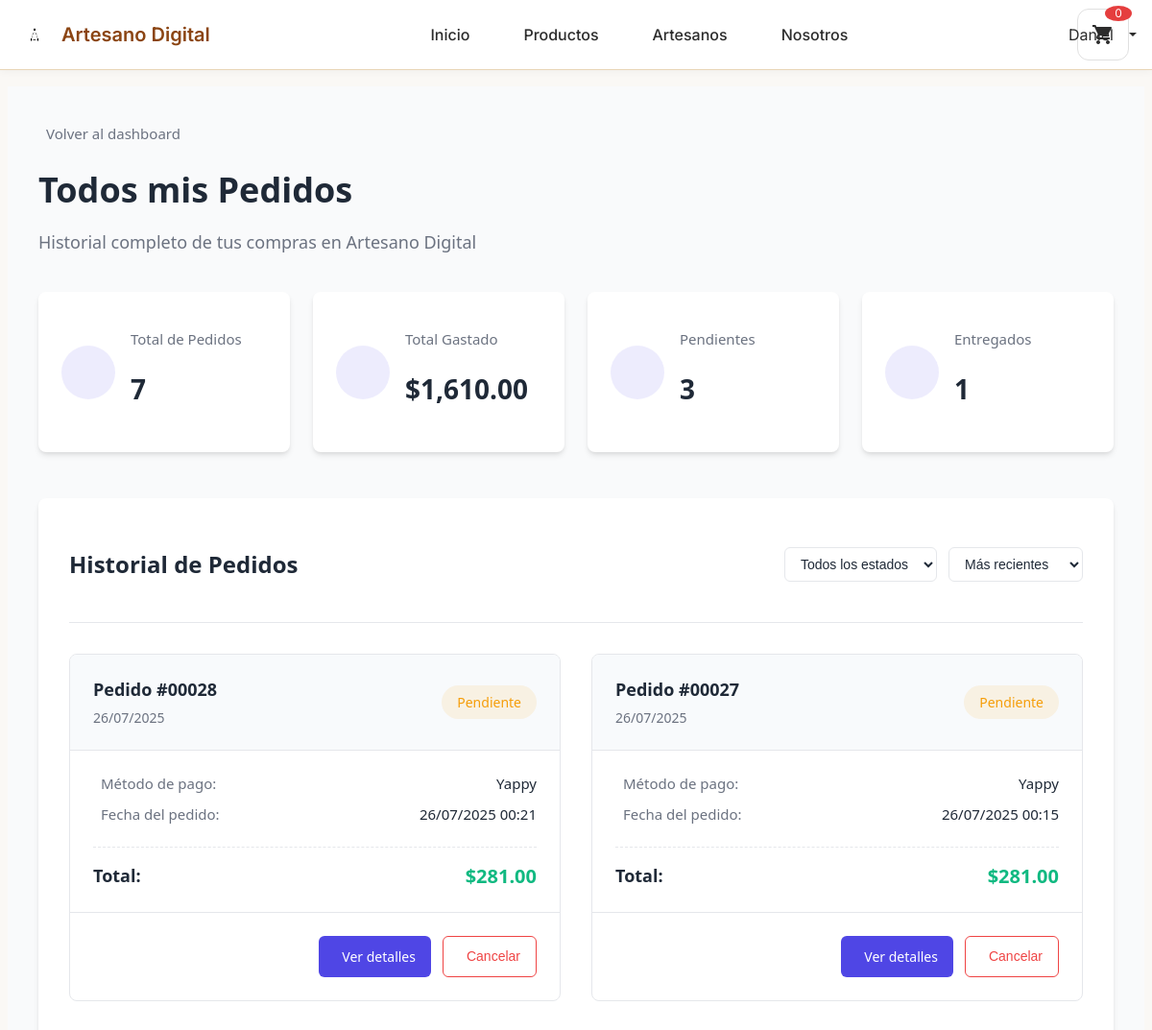
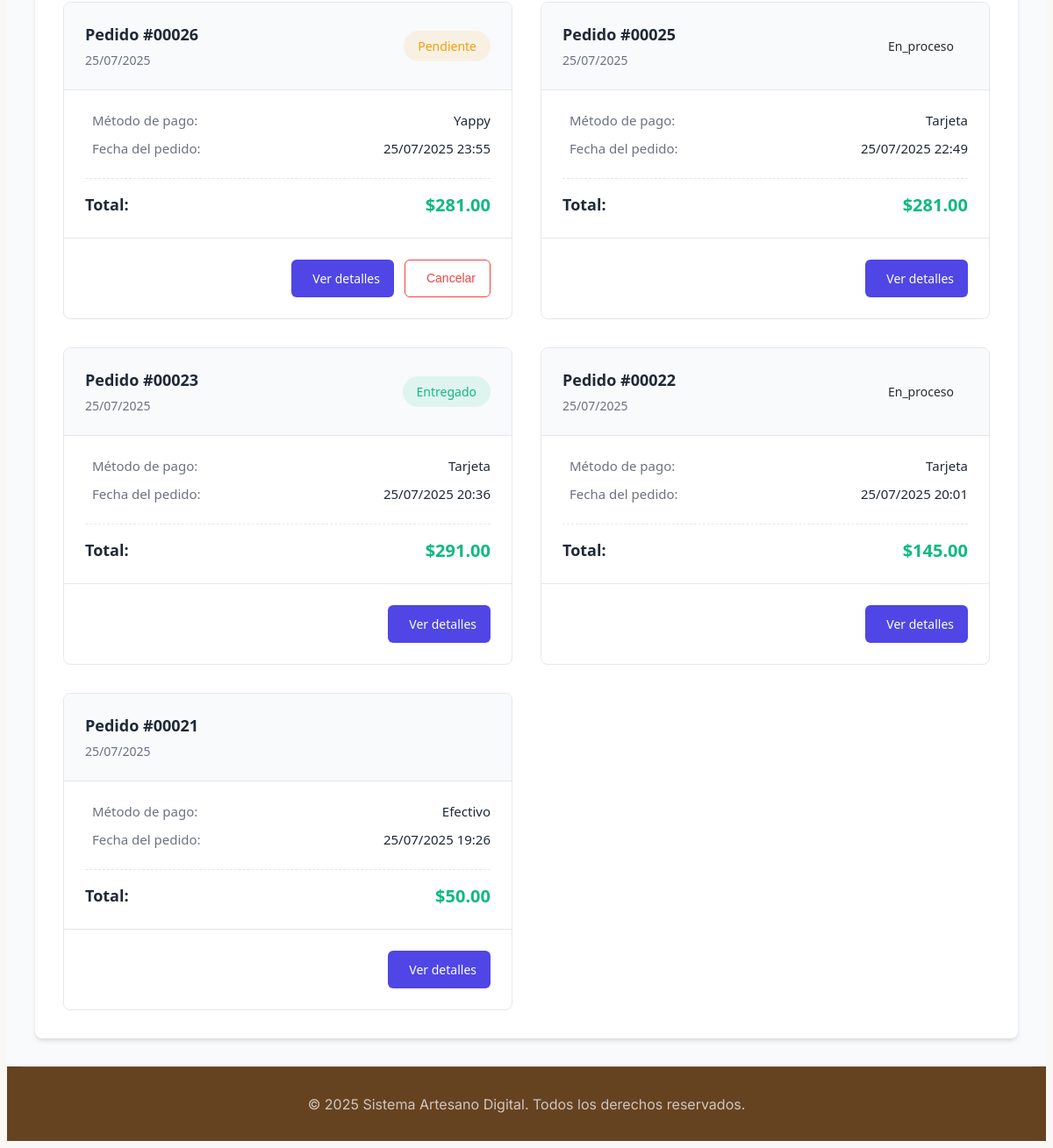
Before: /cliente/pedidos (signed in) with the older database file (2 pictures, top to bottom).
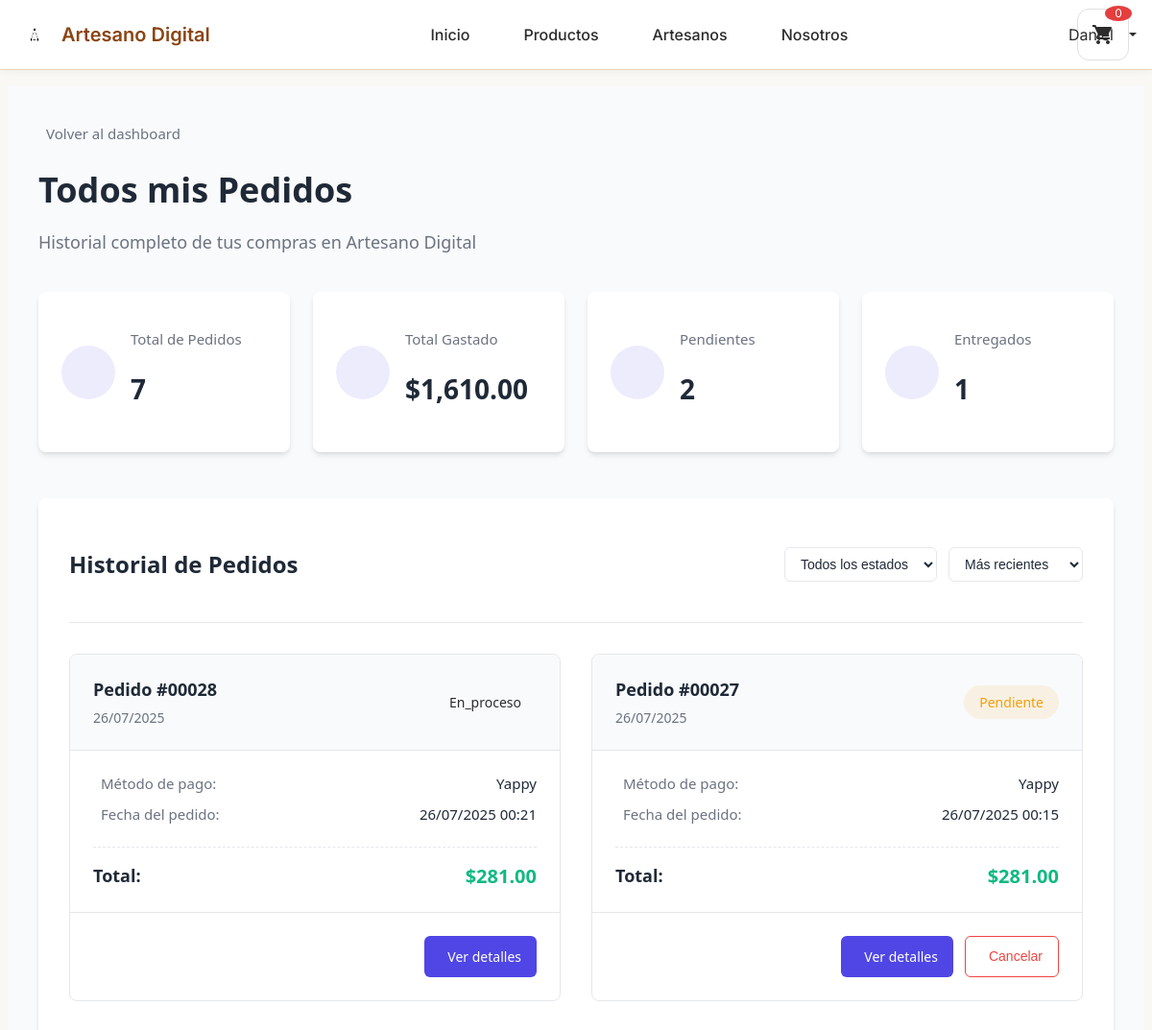
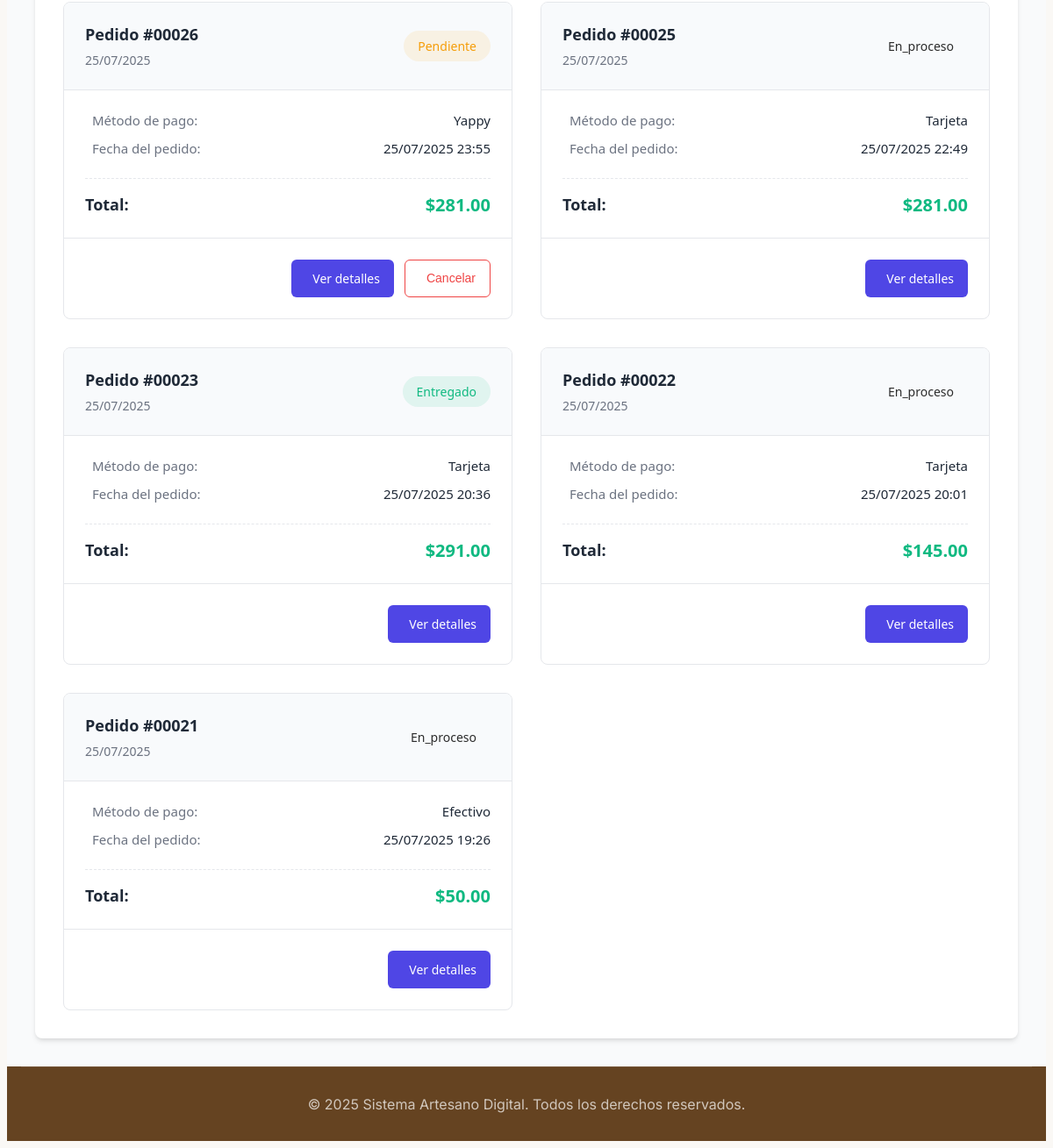
After: the same page with the newer database file (2 pictures, top to bottom).
### tables this page shows
CREATE TABLE `pedidos` (
  `id_pedido` int(11) NOT NULL,
  `id_usuario` int(11) NOT NULL,
  `estado` enum('pendiente','confirmado','en_proceso','enviado','entregado','cancelado') DEFAULT 'pendiente',
  `metodo_pago` varchar(50) NOT NULL,
  `total` decimal(10,2) NOT NULL,
  `subtotal` decimal(10,2) DEFAULT NULL,
  `descuento` decimal(10,2) DEFAULT 0.00,
  `fecha_pedido` datetime DEFAULT current_timestamp(),
  `fecha_confirmacion` datetime DEFAULT NULL,
  `fecha_proceso` datetime DEFAULT NULL,
  `fecha_envio` datetime DEFAULT NULL,
  `fecha_entrega` datetime DEFAULT NULL,
  `direccion_envio` text NOT NULL,
  `metodo_envio` varchar(100) DEFAULT 'Env├¡o est├índar',
  `codigo_seguimiento` varchar(100) DEFAULT NULL,
  `tiempo_estimado` varchar(50) DEFAULT '3-5 d├¡as h├íbiles',
  `empresa_envio` varchar(100) DEFAULT NULL,
  `numero_seguimiento` varchar(100) DEFAULT NULL,
  `fecha_estimada_entrega` date DEFAULT NULL,
  `notas_entrega` text DEFAULT NULL,
  `fecha_actualizacion` timestamp NOT NULL DEFAULT current_timestamp() ON UPDATE current_timestamp()
);

### controllers/ControladorCliente.php (called while the page is built, shortened)
<?php
class ControladorCliente
{
    private GestorAutenticacion $gestorAuth;
    private \Models\Pedido $modeloPedido;
    public function __construct()
    {
        $this->gestorAuth = GestorAutenticacion::obtenerInstancia();
        require_once __DIR__ . '/../models/Pedido.php';
        $this->modeloPedido = new \Models\Pedido();
    }
    public function mostrarTodosPedidos(): void
    {
        $usuario = $this->gestorAuth->obtenerUsuarioActual();
        $idUsuario = $usuario['id_usuario'] ?? 0;
        $pedidos = $this->modeloPedido->obtenerPorUsuario($idUsuario);
        $pedidosFormateados = [];
        foreach ($pedidos as $pedido) {
            $pedidosFormateados[] = [
                'id' => $pedido['id_pedido'],
                'fecha' => $pedido['fecha_pedido'],
                'total' => $pedido['total'],
                'estado' => $pedido['estado'],
                'metodo_pago' => $pedido['metodo_pago']
            ];
        }
        $totalPedidos = count($pedidosFormateados);
        $totalCompras = array_sum(array_column($pedidosFormateados, 'total'));
        $pedidosPendientes = count(array_filter($pedidosFormateados, fn($p) => $p['estado'] === 'pendiente'));
        $pedidosEntregados = count(array_filter($pedidosFormateados, fn($p) => $p['estado'] === 'entregado'));
        $datos = [
            'titulo' => 'Todos mis Pedidos',
            'usuario' => $usuario,
            'pedidos' => $pedidosFormateados,
            'estadisticas' => [
                'total_pedidos' => $totalPedidos,
                'total_compras' => $totalCompras,
                'pedidos_pendientes' => $pedidosPendientes,
                'pedidos_entregados' => $pedidosEntregados
            ]
        ];
        $this->cargarVista('cliente/todos_pedidos', $datos);
    }
    private function cargarVista(string $vista, array $datos = []): void
    {
        extract($datos);
        include "views/{$vista}.php";
    }
}

### config/Database.php (called while the page is built, shortened)
<?php
class Database
{
    private static ?Database $instancia = null;
    private ?PDO $conexion = null;
    private string $host;
    private string $baseDatos;
    private string $usuario;
    private string $contrasena;
    private string $charset;
    private function __construct()
    {
        $this->host = $_ENV['DB_HOST'] ?? 'localhost';
        $this->baseDatos = $_ENV['DB_DATABASE'] ?? 'artesano_digital';
        $this->usuario = $_ENV['DB_USERNAME'] ?? 'root';
        $this->contrasena = $_ENV['DB_PASSWORD'] ?? '';
        $this->charset = $_ENV['DB_CHARSET'] ?? 'utf8mb4';
    }
    public static function obtenerInstancia(): Database
    {
        if (self::$instancia === null) {
            self::$instancia = new self();
        }
        return self::$instancia;
    }
    private function conectar(): void
    {
        try {
            $dsn = "mysql:host={$this->host};dbname={$this->baseDatos};charset={$this->charset}";
            $opciones = [
                PDO::ATTR_ERRMODE => PDO::ERRMODE_EXCEPTION,
                PDO::ATTR_DEFAULT_FETCH_MODE => PDO::FETCH_ASSOC,
                PDO::ATTR_EMULATE_PREPARES => false,
                PDO::MYSQL_ATTR_INIT_COMMAND => "SET NAMES {$this->charset}"
            ];
            $this->conexion = new PDO($dsn, $this->usuario, $this->contrasena, $opciones);
        } catch (PDOException $e) {
            throw new Exception("Error de conexión a base de datos: " . $e->getMessage());
        }
    }
    public function obtenerConexion(): PDO
    {
        return $this->conexion;
    }
}

### models/Pedido.php (called while the page is built, shortened)
<?php
class Pedido
{
    private PDO $conexion;
    public function __construct()
    {
        $db = Database::obtenerInstancia();
        $this->conexion = $db->obtenerConexion();
    }
    public function obtenerPorUsuario(int $idUsuario): array
    {
        try {
            $sql = "SELECT * FROM pedidos WHERE id_usuario = :id_usuario ORDER BY fecha_pedido DESC";
            $stmt = $this->conexion->prepare($sql);
            $stmt->execute(['id_usuario' => $idUsuario]);
            return $stmt->fetchAll();
        } catch (Exception $e) {
            error_log("Error al obtener pedidos: " . $e->getMessage());
            return [];
        }
    }
}

### utils/GestorAutenticacion.php (called while the page is built, shortened)
<?php
class GestorAutenticacion
{
    private static ?GestorAutenticacion $instancia = null;
    private function __construct()
    {
        $this->tiempoExpiracion = ((int)($_ENV['SESSION_LIFETIME'] ?? 120)) * 60;
    }
    public static function obtenerInstancia(): GestorAutenticacion
    {
        if (self::$instancia === null) {
            self::$instancia = new self();
        }
        return self::$instancia;
    }
    public function estaAutenticado(): bool
    {
        return true;
    }
    public function obtenerUsuarioActual(): ?array
    {
        if ($this->estaAutenticado()) {
            return [
                'id_usuario' => $_SESSION['usuario_id'],
                'nombre' => $_SESSION['usuario_nombre'],
                'correo' => $_SESSION['usuario_correo'],
                'tipo_usuario' => $_SESSION['usuario_tipo']
            ];
        }
        return null;
    }
}

### views/cliente/todos_pedidos.php (the view, shortened to what the changed rows need)
<div class="pedidos-page">
    <header class="page-header">
        <div class="page-title">
            <h1>Todos mis Pedidos</h1>
        </div>
    </header>
    <div class="stats-summary">
        <div class="summary-card">
            <div class="summary-content">
                <h3>Pendientes</h3>
                <p class="summary-number"><?= $estadisticas['pedidos_pendientes'] ?></p>
            </div>
        </div>
    </div>
    <section class="pedidos-list-section">
        <div class="section-header">
            <h2>Historial de Pedidos</h2>
        </div>
        <?php if (!empty($pedidos)): ?>
            <div class="pedidos-grid" id="pedidos-container">
                <?php foreach ($pedidos as $pedido): ?>
                    <div class="pedido-item" data-estado="<?= $pedido['estado'] ?>" data-fecha="<?= $pedido['fecha'] ?>" data-total="<?= $pedido['total'] ?>">
                        <div class="pedido-header">
                            <div class="pedido-number">
                                <span class="pedido-id">Pedido #<?= str_pad($pedido['id'], 5, '0', STR_PAD_LEFT) ?></span>
                                <span class="pedido-fecha"><?= date('d/m/Y', strtotime($pedido['fecha'])) ?></span>
                            </div>
                            <div class="pedido-status status-<?= $pedido['estado'] ?>">
                                <?= ucfirst($pedido['estado']) ?>
                            </div>
                        </div>
                        <div class="pedido-content">
                            <div class="pedido-details">
                                <div class="detail-row">
                                    <span class="detail-label"><i class="fas fa-credit-card"></i> Método de pago:</span>
                                    <span class="detail-value"><?= ucfirst(str_replace('_', ' ', $pedido['metodo_pago'])) ?></span>
                                </div>
                                <div class="detail-row">
                                    <span class="detail-label"><i class="fas fa-calendar"></i> Fecha del pedido:</span>
                                    <span class="detail-value"><?= date('d/m/Y H:i', strtotime($pedido['fecha'])) ?></span>
                                </div>
                            </div>
                            <div class="pedido-total">
                                <span class="total-label">Total:</span>
                                <span class="total-amount">$<?= number_format($pedido['total'], 2) ?></span>
                            </div>
                        </div>
                        <div class="pedido-actions">
                            <a href="/artesanoDigital/cliente/pedido/<?= $pedido['id'] ?>" class="action-btn primary">
                                <i class="fas fa-eye"></i> Ver detalles
                            </a>
                            <?php if ($pedido['estado'] === 'pendiente'): ?>
                                <button class="action-btn secondary cancel-btn" data-id="<?= $pedido['id'] ?>">
                                    <i class="fas fa-times"></i> Cancelar
                                </button>
                            <?php endif; ?>
                        </div>
                    </div>
                <?php endforeach; ?>
            </div>
        <?php endif; ?>
    </section>
</div>
<?php
include __DIR__ . '/../layouts/base.php';
?>

Changed rows visible on the page:
changed pedidos "00028": estado "Pendiente" → "En_proceso"; no longer shows "Cancelar"
changed pedidos "Efectivo": estado (not shown) → "En_proceso"
Other visible differences:
$estadisticas['pedidos_pendientes']: "3" → "2"
